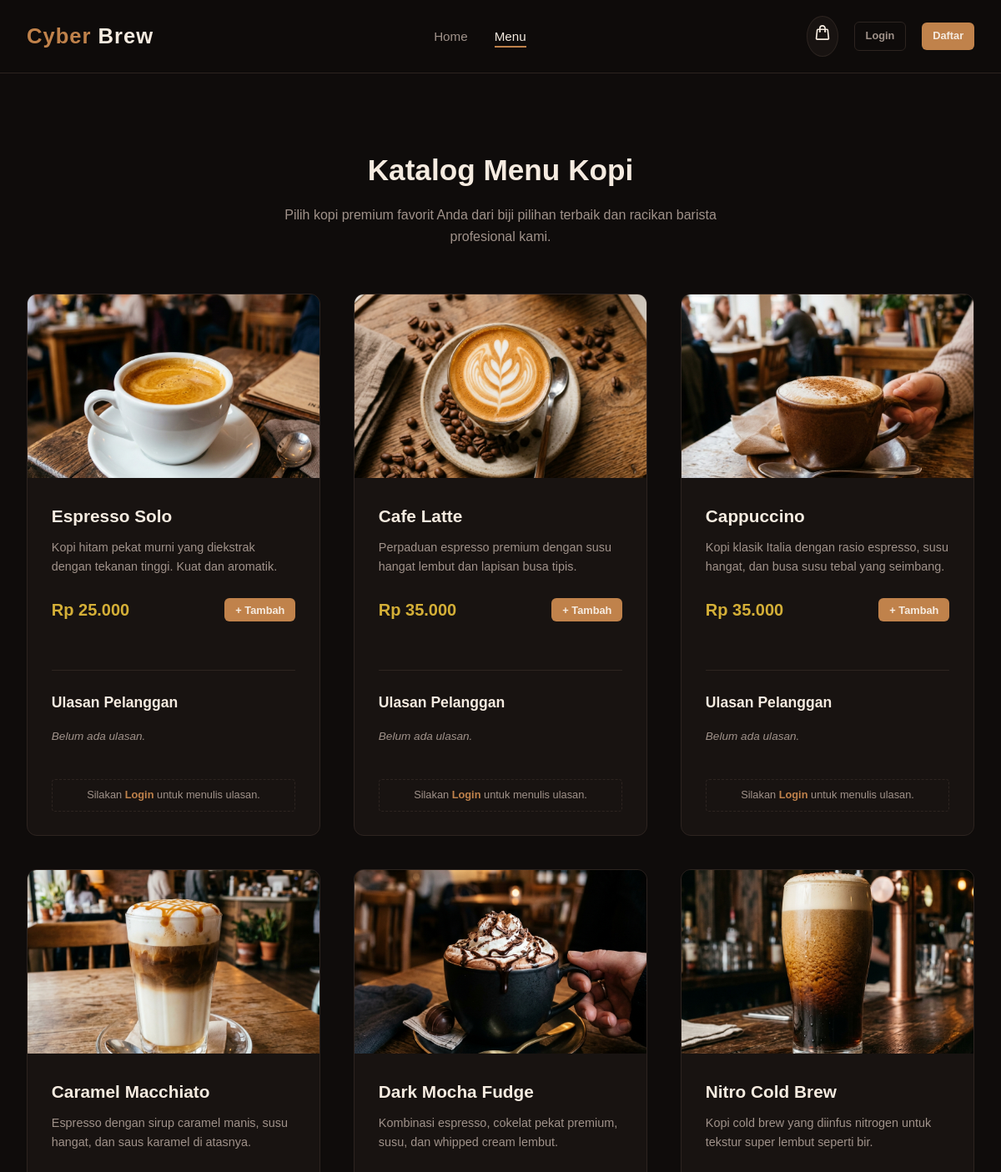
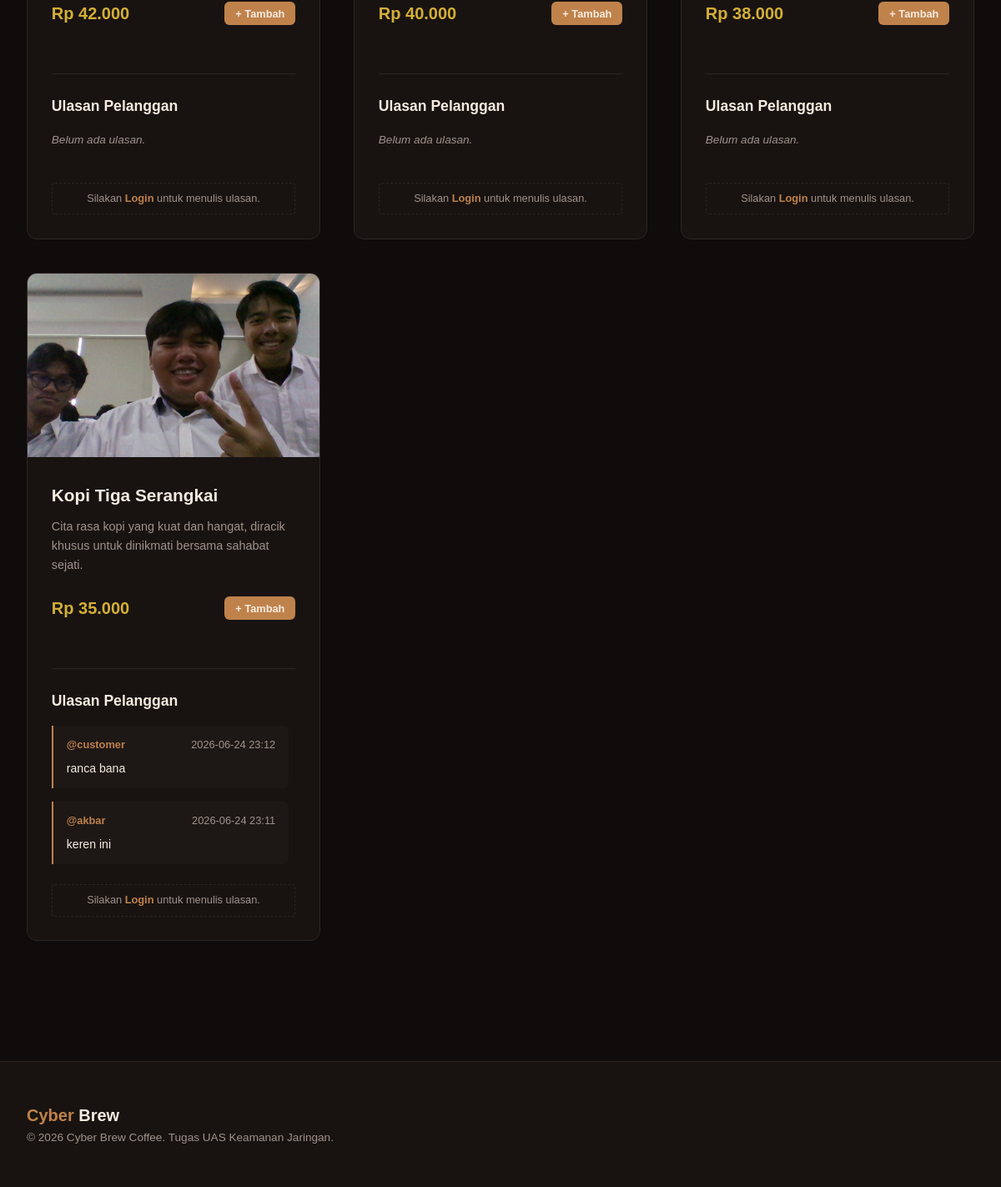
The page /menu on the database its author committed (2 pictures, top to bottom).
### tables this page shows
CREATE TABLE products (
                id INTEGER PRIMARY KEY AUTOINCREMENT,
                name TEXT NOT NULL,
                description TEXT NOT NULL,
                price INTEGER NOT NULL,
                image_url TEXT NOT NULL
            );

CREATE TABLE reviews (
                id INTEGER PRIMARY KEY AUTOINCREMENT,
                product_id INTEGER NOT NULL,
                username TEXT NOT NULL,
                comment TEXT NOT NULL,
                review_date TEXT NOT NULL,
                FOREIGN KEY (product_id) REFERENCES products (id)
            );

### app.py (the view)
@app.route('/menu')
def menu():
    user = get_current_user()
    conn = get_db_connection()
    products = conn.execute('SELECT * FROM products').fetchall()
    products_with_reviews = []
    for product in products:
        p_dict = dict(product)
        reviews = conn.execute('SELECT * FROM reviews WHERE product_id = ? ORDER BY id DESC', (product['id'],)).fetchall()
        p_dict['reviews'] = [dict(r) for r in reviews]
        products_with_reviews.append(p_dict)
    conn.close()
    return render_template('menu.html', user=user, products=products_with_reviews, security_mode=config.SECURITY_MODE)

### app.py (called while the page is built, shortened)
@app.before_request
def check_session_timeout():
    if not request.endpoint or request.endpoint in ['static', 'login', 'register', 'logout', 'log_cookie']:
        return
    now = datetime.now().timestamp()
    if config.SECURITY_MODE:
        session.permanent = True

@app.before_request
def enforce_https():
    if config.SECURITY_MODE:
        is_secure = request.is_secure or request.headers.get('X-Forwarded-Proto', '').lower() == 'https'
        if not is_secure:
            url = request.url.replace("http://", "https://", 1)
            return redirect(url, code=301)

def get_db_connection():
    conn = sqlite3.connect(config.DATABASE)
    conn.row_factory = sqlite3.Row
    return conn

def get_current_user():
    if config.SECURITY_MODE:
        username = session.get('username')
        if not username:
            return None
        conn = get_db_connection()
        user = conn.execute('SELECT * FROM users WHERE username = ?', (username,)).fetchone()
        conn.close()
        return user

@app.context_processor
def inject_security_status():
    return dict(SECURITY_MODE=config.SECURITY_MODE)

### templates/menu.html (shortened to what this page needs)
{% extends 'layout.html' %}
{% block content %}
<section class="container">
    <div class="section-header">
        <h2>Katalog Menu Kopi</h2>
        <p>Pilih kopi premium favorit Anda dari biji pilihan terbaik dan racikan barista profesional kami.</p>
    </div>
    <div class="products-grid">
        {% for product in products %}
            <div class="product-card">
                <div class="product-image-container">
                    <img src="{{ product.image_url }}" alt="{{ product.name }}">
                </div>
                <div class="product-info">
                    <h3 class="product-name">{{ product.name }}</h3>
                    <p class="product-desc">{{ product.description }}</p>
                    <div class="product-footer" style="margin-bottom: 1.5rem;">
                        <span class="product-price">Rp {{ "{:,}".format(product.price).replace(",", ".") }}</span>
                        {% if user and user.role == 'admin' %}
                            <form action="/admin/delete_product/{{ product.id }}" method="POST" style="display: inline;" onsubmit="return confirm('Apakah Anda yakin ingin menghapus menu ini?');">
                                <button type="submit" class="btn btn-danger btn-sm">
                                    Hapus Menu
                                </button>
                            </form>
                        {% else %}
                            <button class="btn btn-primary btn-sm" onclick="addToCart({{ product.id }}, '{{ product.name }}', {{ product.price }})">
                                + Tambah
                            </button>
                        {% endif %}
                    </div>
                    <div class="review-section" id="reviews">
                        <h4>Ulasan Pelanggan</h4>
                        <div class="review-list">
                            {% if product.reviews %}
                                {% for review in product.reviews %}
                                    <div class="review-item">
                                        <div class="review-header">
                                            <span class="review-user">@{{ review.username }}</span>
                                            <span>{{ review.review_date }}</span>
                                        </div>
                                        {% if security_mode %}
                                            <p class="review-comment">{{ review.comment }}</p>
                                        {% else %}
                                            <p class="review-comment">{{ review.comment | safe }}</p>
                                        {% endif %}
                                    </div>
                                {% endfor %}
                            {% else %}
                                <p style="color: var(--text-muted); font-size: 0.85rem; font-style: italic; margin-bottom: 1rem;">Belum ada ulasan.</p>
                            {% endif %}
                        </div>
                        {% if user and user.role != 'admin' %}
                            <form action="/add_review" method="POST" class="review-form">
                                <input type="hidden" name="product_id" value="{{ product.id }}">
                                <div style="display: flex; gap: 0.5rem;">
                                    <input type="text" name="comment" class="form-control" placeholder="Tulis ulasan kopi ini..." required style="padding: 0.5rem 0.8rem; font-size: 0.85rem; border-radius: 4px;">
                                    <button type="submit" class="btn btn-primary btn-sm" style="padding: 0.5rem 1rem;">Kirim</button>
                                </div>
                            </form>
                        {% elif not user %}
                            <p style="color: var(--text-muted); font-size: 0.8rem; text-align: center; border: 1px dashed var(--border); padding: 0.5rem; border-radius: 4px;">
                                Silakan <a href="/login" style="font-weight: 600;">Login</a> untuk menulis ulasan.
                            </p>
                        {% endif %}
                    </div>
                </div>
            </div>
        {% endfor %}
    </div>
</section>
{% endblock %}

### static/css/style.css (style rules this page uses)
:root { --bg-dark: #0f0c0b; --bg-card: #181311; --bg-input: #201a18; --primary: #c0824b; --primary-hover: #a36b3b; --accent: #d4af37; --text-light: #f5ebe0; --text-muted: #a0928a; --border: #2d2420; --border-focus: #c0824b; --secure-green: #00ff87; --insecure-red: #ff3366; --warning-yellow: #ffb703; --font-heading: 'Noto Sans SC', sans-serif; --font-body: 'Noto Sans SC', sans-serif; --transition: all 0.3s cubic-bezier(0.4, 0, 0.2, 1); }
* { box-sizing: border-box; margin: 0; padding: 0; }
body { background-color: var(--bg-dark); color: var(--text-light); font-family: var(--font-body); line-height: 1.6; overflow-x: hidden; }
h1, h2, h3, h4, h5, h6 { font-family: var(--font-heading); font-weight: 600; }
a { color: var(--primary); text-decoration: none; transition: var(--transition); }
.btn { display: inline-block; padding: 0.6rem 1.2rem; border-radius: 6px; font-weight: 600; font-size: 0.9rem; cursor: pointer; transition: var(--transition); border: none; text-align: center; }
.btn-primary { background-color: var(--primary); color: var(--text-light); }
.btn-sm { padding: 0.4rem 0.8rem; font-size: 0.8rem; }
.container { max-width: 1200px; margin: 0 auto; padding: 4rem 2rem; }
.section-header { text-align: center; margin-bottom: 3.5rem; }
.section-header h2 { font-size: 2.2rem; margin-bottom: 0.8rem; }
.section-header p { color: var(--text-muted); font-size: 1rem; max-width: 600px; margin: 0 auto; }
.products-grid { display: grid; grid-template-columns: repeat(auto-fill, minmax(320px, 1fr)); gap: 2.5rem; }
.product-card { background-color: var(--bg-card); border-radius: 12px; border: 1px solid var(--border); overflow: hidden; transition: var(--transition); display: flex; flex-direction: column; }
.product-image-container { height: 220px; background-color: #251e1b; overflow: hidden; position: relative; display: flex; justify-content: center; align-items: center; }
.product-card img { width: 100%; height: 100%; object-fit: cover; transition: var(--transition); }
.product-info { padding: 1.8rem; display: flex; flex-direction: column; flex-grow: 1; }
.product-name { font-size: 1.3rem; margin-bottom: 0.6rem; color: var(--text-light); }
.product-desc { color: var(--text-muted); font-size: 0.9rem; margin-bottom: 1.5rem; flex-grow: 1; }
.product-footer { display: flex; justify-content: space-between; align-items: center; }
.product-price { font-family: var(--font-heading); font-size: 1.25rem; font-weight: 700; color: var(--accent); }
.review-section { border-top: 1px solid var(--border); margin-top: 2rem; padding-top: 1.5rem; }
.review-section h4 { font-size: 1.1rem; margin-bottom: 1rem; color: var(--text-light); }
.review-list { display: flex; flex-direction: column; gap: 1rem; margin-bottom: 1.5rem; max-height: 250px; overflow-y: auto; padding-right: 0.5rem; }
.review-item { background-color: rgba(255, 255, 255, 0.02); border-left: 2px solid var(--primary); padding: 0.8rem 1rem; border-radius: 0 6px 6px 0; }
.review-header { display: flex; justify-content: space-between; font-size: 0.8rem; color: var(--text-muted); margin-bottom: 0.4rem; }
.review-user { font-weight: 600; color: var(--primary); }
.review-comment { font-size: 0.88rem; word-break: break-word; }

### rows shown on the page
products: image_url (picture), name "Espresso Solo", description "Kopi hitam pekat murni yang diekstrak dengan tekanan tinggi. Kuat dan aromatik.", price "25.000", shows "Belum ada ulasan."
products: image_url (picture), name "Cafe Latte", description "Perpaduan espresso premium dengan susu hangat lembut dan lapisan busa tipis.", price "35.000", shows "Belum ada ulasan."
products: image_url (picture), name "Cappuccino", description "Kopi klasik Italia dengan rasio espresso, susu hangat, dan busa susu tebal yang seimbang.", price "35.000", shows "Belum ada ulasan."
products: image_url (picture), name "Caramel Macchiato", description "Espresso dengan sirup caramel manis, susu hangat, dan saus karamel di atasnya.", price "42.000", shows "Belum ada ulasan."
products: image_url (picture), name "Dark Mocha Fudge", description "Kombinasi espresso, cokelat pekat premium, susu, dan whipped cream lembut.", price "40.000", shows "Belum ada ulasan."
products: image_url (picture), name "Nitro Cold Brew", description "Kopi cold brew yang diinfus nitrogen untuk tekstur super lembut seperti bir.", price "38.000", shows "Belum ada ulasan."
products: image_url (picture), name "Kopi Tiga Serangkai", description "Cita rasa kopi yang kuat dan hangat, diracik khusus untuk dinikmati bersama sahabat sejati.", price "35.000"
reviews: username "customer", review_date "2026-06-24 23:12", comment "ranca bana"
reviews: username "akbar", review_date "2026-06-24 23:11", comment "keren ini"
